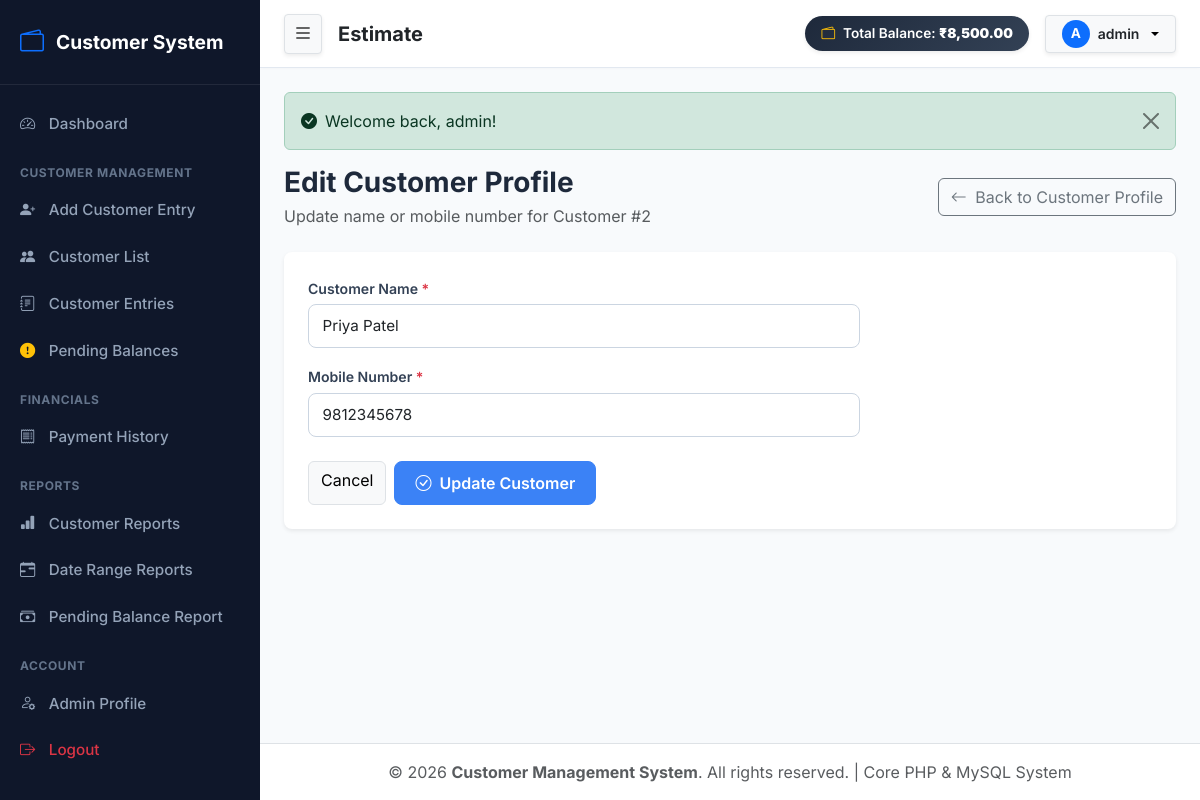
The page /customers/edit.php?id=2 (signed in) on the database its author committed.
### tables this page shows
CREATE TABLE customers (
    id INT AUTO_INCREMENT PRIMARY KEY,
    name VARCHAR(100) NOT NULL,
    mobile VARCHAR(15) NOT NULL UNIQUE,
    created_at TIMESTAMP DEFAULT CURRENT_TIMESTAMP,
    updated_at TIMESTAMP DEFAULT CURRENT_TIMESTAMP ON UPDATE CURRENT_TIMESTAMP,
    INDEX idx_mobile (mobile),
    INDEX idx_name (name)
);

### customers/edit.php (the view, shortened to what this page needs)
<?php
require_once __DIR__ . '/../includes/header.php';
$db = Database::getConnection();
$customerId = (int)($_GET['id'] ?? 0);
$stmt = $db->prepare("SELECT * FROM customers WHERE id = ?");
$stmt->execute([$customerId]);
$customer = $stmt->fetch();
?>
<div class="d-flex justify-content-between align-items-center mb-4">
    <div>
        <h3 class="fw-bold mb-1">Edit Customer Profile</h3>
        <p class="text-muted m-0">Update name or mobile number for Customer #<?php echo $customer['id']; ?></p>
    </div>
    <a href="view.php?id=<?php echo $customer['id']; ?>" class="btn btn-outline-secondary">
        <i class="bi bi-arrow-left me-1"></i> Back to Customer Profile
    </a>
</div>
<div class="card border-0 shadow-sm rounded-3">
    <div class="card-body p-4" style="max-width: 600px;">
        <form action="edit.php?id=<?php echo $customer['id']; ?>" method="POST">
            <div class="mb-3">
                <label for="name" class="form-label">Customer Name <span class="text-danger">*</span></label>
                <input type="text" class="form-control" id="name" name="name" required value="<?php echo htmlspecialchars($_POST['name'] ?? $customer['name']); ?>">
            </div>
            <div class="mb-4">
                <label for="mobile" class="form-label">Mobile Number <span class="text-danger">*</span></label>
                <input type="tel" class="form-control" id="mobile" name="mobile" required value="<?php echo htmlspecialchars($_POST['mobile'] ?? $customer['mobile']); ?>">
            </div>
            <div class="d-flex gap-2">
                <a href="view.php?id=<?php echo $customer['id']; ?>" class="btn btn-light border">Cancel</a>
                <button type="submit" class="btn btn-primary fw-semibold"><i class="bi bi-check-circle me-1"></i> Update Customer</button>
            </div>
        </form>
    </div>
</div>
<?php require_once __DIR__ . '/../includes/footer.php'; ?>

### assets/css/style.css (style rules this page uses)
:root { --primary-color: #3b82f6; --primary-hover: #2563eb; --dark-sidebar: #0f172a; --sidebar-text: #94a3b8; --sidebar-text-active: #ffffff; --bg-body: #f8fafc; --card-bg: #ffffff; --border-color: #e2e8f0; --text-primary: #1e293b; --text-muted: #64748b; --success-color: #10b981; --warning-color: #f59e0b; --danger-color: #ef4444; }
body { font-family: 'Inter', system-ui, -apple-system, sans-serif; background-color: var(--bg-body); color: var(--text-primary); min-height: 100vh; margin: 0; }
.form-control, .form-select { border-radius: 0.5rem; border: 1px solid #cbd5e1; padding: 0.6rem 0.85rem; font-size: 0.95rem; }
.form-label { font-weight: 600; font-size: 0.88rem; color: #334155; margin-bottom: 0.35rem; }
.btn-primary { background-color: var(--primary-color); border-color: var(--primary-color); font-weight: 600; border-radius: 0.5rem; padding: 0.55rem 1.25rem; }

### rows shown on the page
customers: id "2", name "Priya Patel", mobile "9812345678"

### other values the page prints
formatCurrency($headerStats['total_balance'] ?? 0) "₹8,500.00"
substr($adminName, 0, 1) "A"
$adminName "admin"
$_SESSION['flash_success'] "Welcome back, admin!"
